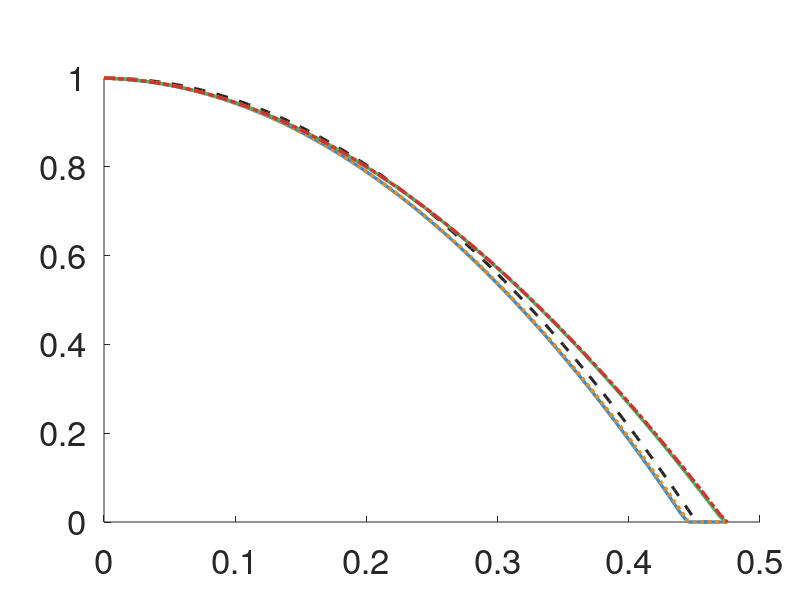

The MATLAB source for this figure: (Note: this script raises an error after producing the figure.)
%% plot_A1_freefall.m
% A1 — Free-fall physics validation
%
% Fig 1: z(t) trajectories — four configs vs analytical
% Fig 2: deviation from analytical (mm)
%
% Outputs: fig3_2a_a1_freefall_traj.pdf
%          fig3_2b_a1_freefall_dev.pdf

clear; clc; close all;
set(groot, 'DefaultAxesFontSize', 25);

%% ── Data (from A1_freefall.csv) ──────────────────────────────────────────────
T = [0.0 0.005 0.01 0.015 0.02 0.025 0.03 0.035 0.04 0.045 0.05 0.055 0.06 0.065 0.07 0.075 0.08 0.085 0.09 0.095 0.1 0.105 0.11 0.115 0.12 0.125 0.13 0.135 0.14 0.145 0.15 0.155 0.16 0.165 0.17 0.175 0.18 0.185 0.19 0.195 0.2 0.205 0.21 0.215 0.22 0.225 0.23 0.235 0.24 0.245 0.25 0.255 0.26 0.265 0.27 0.275 0.28 0.285 0.29 0.295 0.3 0.305 0.31 0.315 0.32 0.325 0.33 0.335 0.34 0.345 0.35 0.355 0.36 0.365 0.37 0.375 0.38 0.385 0.39 0.395 0.4 0.405 0.41 0.415 0.42 0.425 0.43 0.435 0.44 0.445 0.45 0.455 0.46 0.465 0.47 0.475];

z_vac = [0.999755 0.999264 0.998529 0.997548 0.996321 0.99485 0.993133 0.991171 0.988964 0.986511 0.983814 0.98087 0.977682 0.974249 0.97057 0.966646 0.962477 0.958062 0.953403 0.948497 0.943347 0.937952 0.932311 0.926425 0.920294 0.913917 0.907296 0.900429 0.893316 0.885959 0.878356 0.870508 0.862415 0.854076 0.845492 0.836664 0.827589 0.81827 0.808705 0.798895 0.78884 0.778539 0.767993 0.757203 0.746166 0.734885 0.723358 0.711586 0.699569 0.687306 0.674798 0.662045 0.649047 0.635804 0.622315 0.608581 0.594602 0.580377 0.565908 0.551193 0.536232 0.521027 0.505576 0.48988 0.473939 0.457752 0.441321 0.424644 0.407721 0.390554 0.373141 0.355483 0.33758 0.319431 0.301038 0.282399 0.263514 0.244385 0.22501 0.20539 0.185525 0.165414 0.145059 0.124458 0.103611 0.08252 0.061183 0.039601 0.017774 0.0 0.0 0.0 0.0 0.0 0.0 0.0];

z_lin = [0.999755 0.999265 0.998532 0.997557 0.996341 0.994884 0.993188 0.991253 0.989081 0.986672 0.984027 0.981148 0.978035 0.97469 0.971112 0.967304 0.963265 0.958998 0.954502 0.949779 0.94483 0.939655 0.934256 0.928632 0.922787 0.916719 0.91043 0.903922 0.897194 0.890247 0.883084 0.875703 0.868107 0.860296 0.852271 0.844033 0.835583 0.826921 0.818049 0.808967 0.799675 0.790176 0.78047 0.770557 0.760438 0.750115 0.739588 0.728858 0.717925 0.706791 0.695456 0.683921 0.672187 0.660255 0.648125 0.635799 0.623276 0.610558 0.597647 0.584541 0.571243 0.557752 0.54407 0.530198 0.516136 0.501885 0.487446 0.472819 0.458005 0.443006 0.427821 0.412452 0.396899 0.381163 0.365244 0.349144 0.332863 0.316402 0.299762 0.282943 0.265946 0.248772 0.231421 0.213894 0.196192 0.178316 0.160266 0.142043 0.123648 0.105081 0.086342 0.067434 0.048356 0.029109 0.009694 0.0];

z_quad = [0.999755 0.999264 0.998529 0.997548 0.996321 0.99485 0.993133 0.991171 0.988964 0.986512 0.983815 0.980872 0.977685 0.974252 0.970575 0.966652 0.962484 0.958072 0.953414 0.948512 0.943365 0.937973 0.932337 0.926455 0.92033 0.913959 0.907344 0.900485 0.893381 0.886033 0.878441 0.870604 0.862524 0.854199 0.84563 0.836818 0.827761 0.818461 0.808918 0.79913 0.789099 0.778825 0.768308 0.757547 0.746543 0.735296 0.723806 0.712073 0.700098 0.68788 0.675419 0.662717 0.649771 0.636584 0.623155 0.609483 0.59557 0.581415 0.567019 0.552381 0.537502 0.522381 0.50702 0.491418 0.475574 0.459491 0.443166 0.426602 0.409797 0.392752 0.375467 0.357943 0.340179 0.322175 0.303932 0.28545 0.266729 0.247769 0.228571 0.209134 0.189459 0.169545 0.149394 0.129005 0.108378 0.087514 0.066412 0.045074 0.023499 0.001687 0.0 0.0 0.0 0.0 0.0 0.0];

z_comb = [0.999755 0.999265 0.998532 0.997557 0.996341 0.994884 0.993188 0.991253 0.989081 0.986673 0.984029 0.98115 0.978038 0.974693 0.971117 0.96731 0.963273 0.959007 0.954513 0.949793 0.944847 0.939675 0.93428 0.928661 0.92282 0.916758 0.910476 0.903974 0.897253 0.890316 0.883161 0.875791 0.868206 0.860407 0.852396 0.844172 0.835737 0.827092 0.818238 0.809175 0.799905 0.790428 0.780745 0.770858 0.760767 0.750473 0.739976 0.729279 0.718381 0.707283 0.695987 0.684494 0.672803 0.660917 0.648835 0.636559 0.62409 0.611428 0.598574 0.58553 0.572296 0.558873 0.545261 0.531462 0.517477 0.503306 0.488949 0.474409 0.459686 0.44478 0.429693 0.414425 0.398977 0.38335 0.367545 0.351562 0.335403 0.319068 0.302558 0.285874 0.269016 0.251986 0.234784 0.217411 0.199867 0.182155 0.164273 0.146224 0.128008 0.109625 0.091077 0.072365 0.053488 0.034448 0.015245 0.0];

%% ── Analytical reference + deviations from vacuum ────────────────────────────
z_analytic = max(1.0 - 0.5*9.81*T.^2, 0);

% Deviation = how much each drag model slows the fall vs vacuum (mm)
d_lin  = (z_lin  - z_vac) * 1000;
d_quad = (z_quad - z_vac) * 1000;
d_comb = (z_comb - z_vac) * 1000;

rmse_lin  = sqrt(mean(d_lin.^2));
rmse_quad = sqrt(mean(d_quad.^2));
rmse_comb = sqrt(mean(d_comb.^2));

%% ── Colours ──────────────────────────────────────────────────────────────────
cAna  = [0.15 0.15 0.15];
cVac  = [0.20 0.55 0.85];
cLin  = [0.25 0.72 0.38];
cQuad = [0.90 0.55 0.10];
cComb = [0.85 0.18 0.18];


%% ════════════════════════════════════════════════════════════════════════════
%% Fig 1 — z(t) trajectories
%% ════════════════════════════════════════════════════════════════════════════
fig1 = figure('Name','A1 Fig1 — Trajectories','Position',[60 60 900 680]);

ax1 = axes('Position',[0.13 0.13 0.82 0.74]);
hold on;

plot(ax1, T, z_analytic, '--',  'Color',cAna,  'LineWidth',2.2);
plot(ax1, T, z_vac,      '-',   'Color',cVac,  'LineWidth',2.4);
plot(ax1, T, z_lin,      '-',   'Color',cLin,  'LineWidth',2.4);
plot(ax1, T, z_quad,     ':',   'Color',cQuad, 'LineWidth',2.8);
plot(ax1, T, z_comb,     '-.',  'Color',cComb, 'LineWidth',2.4);

xline(ax1, 0.30,'--','Color',[0.55 0.55 0.55],'LineWidth',1.2,'HandleVisibility','off');
text(ax1, 0.04, 0.07, 'Indoor flight regime (z > 0.5 m)', ...
     'FontSize',22,'Color',[0.35 0.35 0.35],'FontAngle','italic');
text(ax1, 0.31, 0.4, 't = 0.3 s','FontSize',20,'Color',[0.45 0.45 0.45]);

set(ax1,'XLim',[0 0.6],'YLim',[0 1.05],'Box','off', ...
        'YGrid','on','XGrid','off','GridAlpha',0.25,'GridLineStyle','--');
xlabel(ax1,'Time  (s)','FontSize',25);
ylabel(ax1,'Altitude  z  (m)','FontSize',25);
legend(ax1, {'Analytical  $z = 1 - \frac{1}{2}gt^2$','Vacuum (Euler)', ...
              'Linear drag only','Quadratic drag only','Combined (production)'}, ...
       'Interpreter','latex','FontSize',21,'Location','northeast','Box','off');
hold off;


%% ════════════════════════════════════════════════════════════════════════════
%% Fig 2 — Deviation from analytical (mm)
%% ════════════════════════════════════════════════════════════════════════════
fig2 = figure('Name','A1 Fig2 — Deviation','Position',[1000 60 900 680]);

ax2 = axes('Position',[0.14 0.13 0.82 0.74]);
hold on;

yline(ax2, 0, '-', 'Color',[0.30 0.30 0.30],'LineWidth',0.8,'HandleVisibility','off');
plot(ax2, T, d_lin,  '-',  'Color',cLin,  'LineWidth',2.4);
plot(ax2, T, d_quad, '-.',  'Color',cQuad, 'LineWidth',2.2);
plot(ax2, T, d_comb, ':',  'Color',cComb, 'LineWidth',2.8);

set(ax2,'XLim',[0 0.6],'YLim',[-5 120],'Box','off', ...
        'YGrid','on','XGrid','off','GridAlpha',0.25,'GridLineStyle','--');
xlabel(ax2,'Time  (s)','FontSize',25);
ylabel(ax2,'Deviation from vacuum  (mm)','FontSize',25);
legend(ax2, {sprintf('Linear drag   (RMSE = %.1f mm)', rmse_lin), ...
             sprintf('Quadratic drag  (RMSE = %.2f mm)', rmse_quad), ...
             sprintf('Combined        (RMSE = %.1f mm)', rmse_comb)}, ...
       'FontSize',20,'Location','northwest','Box','off');
hold off;
